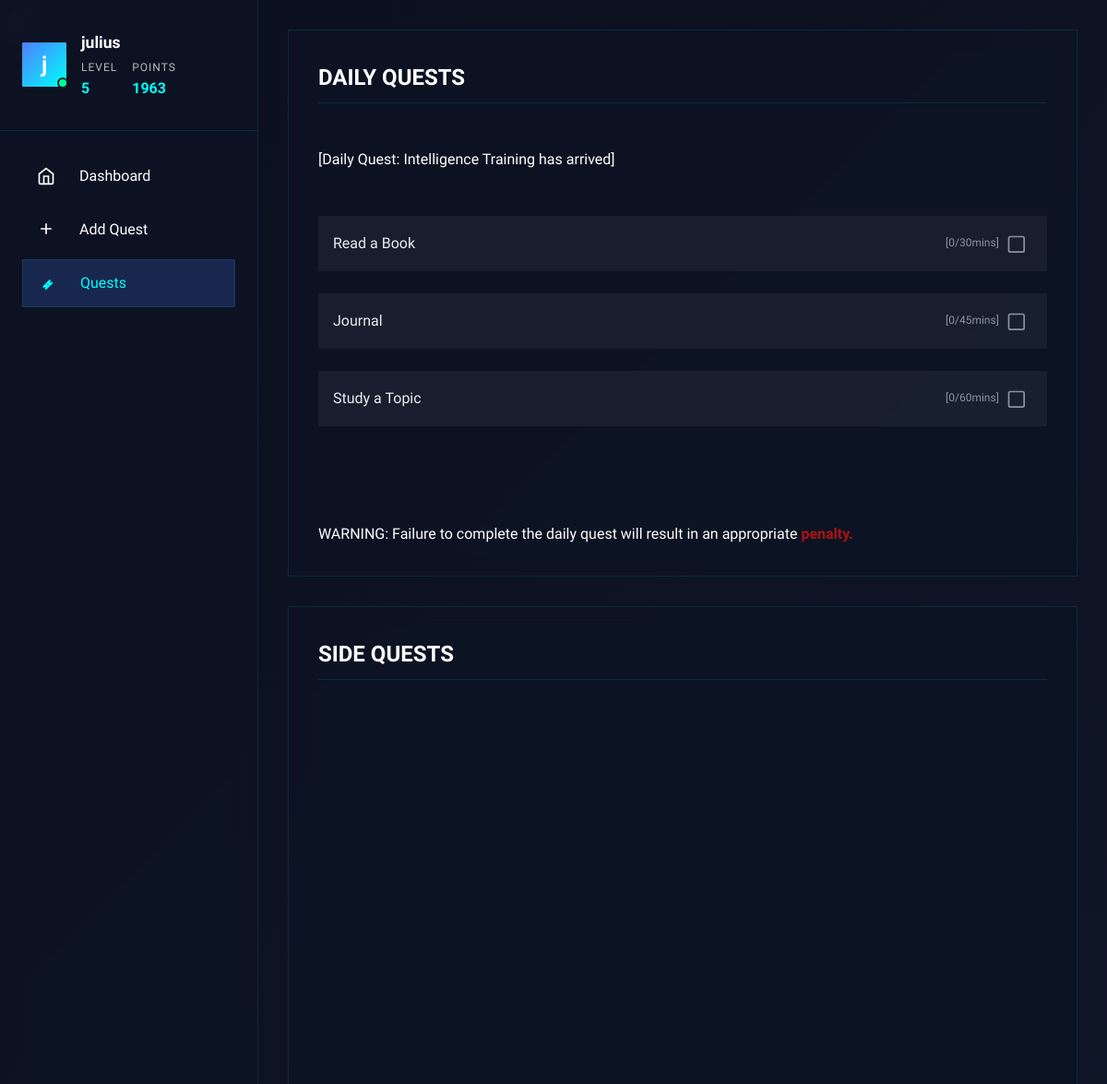
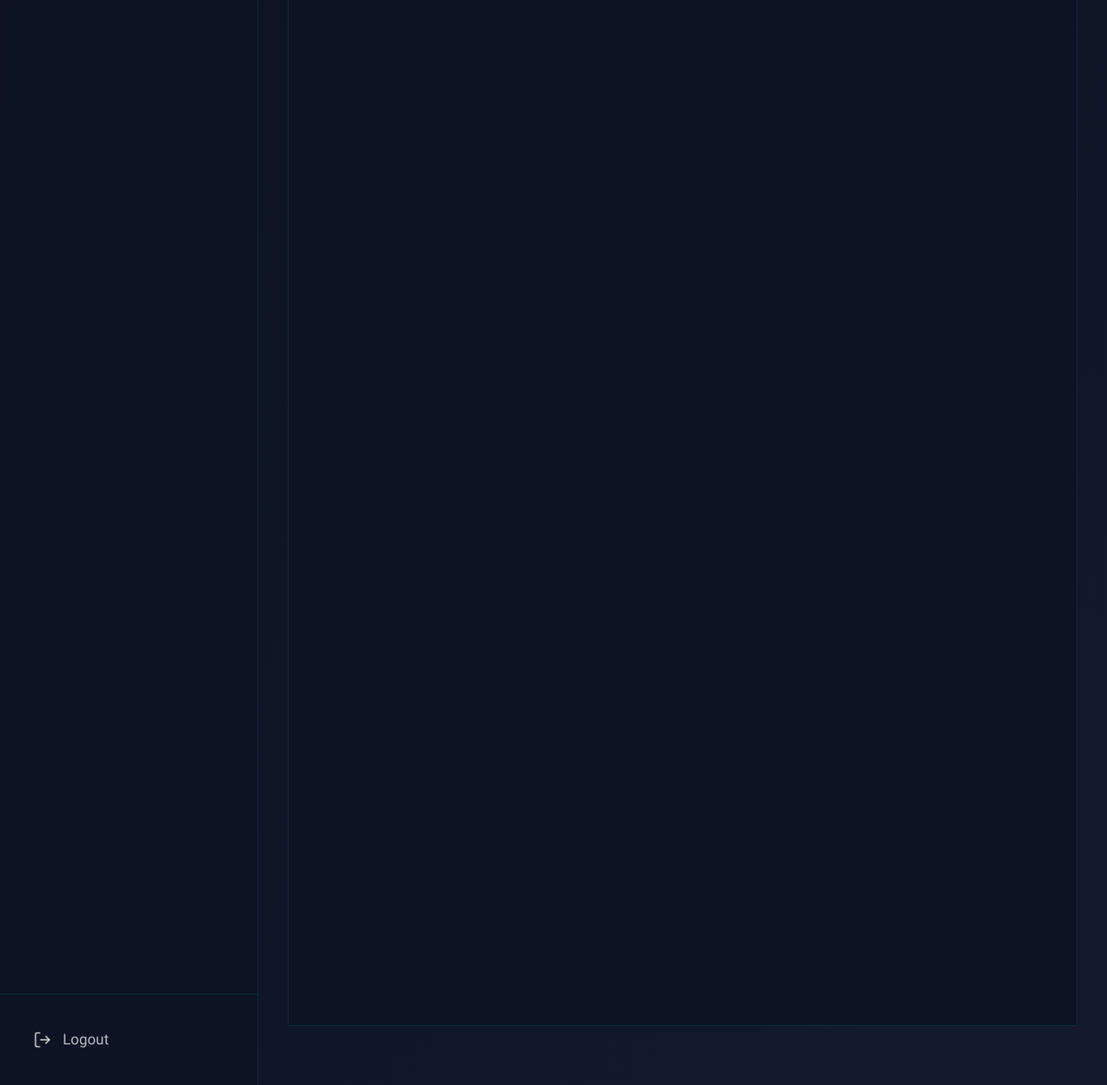
The app's page /quests (signed in) with its own data (2 pictures, top to bottom).
### app.py (models this page shows, shortened)
class User(db.Model):
    id = db.Column(db.Integer, primary_key=True)
    username = db.Column(db.String(80), unique=True, nullable=False)
    password_hash = db.Column(db.String(120), nullable=False)
    points = db.Column(db.Integer, default=0)
    level = db.Column(db.Integer, default=1)
    quests = db.relationship('Quest', backref='user', lazy=True)
    streak = db.Column(db.Integer, default=0)
    last_completed_date = db.Column(db.DateTime, nullable=True)
    points_this_week = db.Column(db.Integer, default=0)
    achievements = db.Column(db.Text, default="")
    daily_quests = db.relationship('DailyQuestAssignment', backref='user', lazy=True)
    last_daily_quest_date = db.Column(db.Date, nullable=True)
    ACHIEVEMENTS = {
            'WEEK_WARRIOR': {
                'id': 'WEEK_WARRIOR',
                'name': '100 Points This Week!',
                'condition': lambda user: user.points_this_week >= 100
            },
            'STREAK_MASTER': {
                'id': 'STREAK_MASTER',
                'name': '7-Day Streak Achieved!',
                'condition': lambda user: user.streak >= 7
            },
            'LEVEL_MASTER': {
                'id': 'LEVEL_MASTER',
                'name': 'Level Master!',
                'condition': lambda user: user.points >= 1000
            },
            'POINTS_PRODIGY': {
                'id': 'POINTS_PRODIGY',
                'name': '500 Points in Total!',
                'condition': lambda user: user.points >= 500
            },
            'WEEK_CHAMPION': {
                'id': 'WEEK_CHAMPION',
                'name': '200 Points This Week!',
                'condition': lambda user: user.points_this_week >= 200
            },
            'STREAK_LEGEND': {
                'id': 'STREAK_LEGEND',
                'name': '14-Day Streak!',
                'condition': lambda user: user.streak >= 14
            },
            'MONTHLY_GRINDER': {
                'id': 'MONTHLY_GRINDER',
                'name': '300 Points in Four Weeks!',
                'condition': lambda user: user.points_this_week >= 300  # Sum up points_this_week over four weeks
            },
            'STREAK_MARATHONER': {
                'id': 'STREAK_MARATHONER',
                'name': '30-Day Streak!',
                'condition': lambda user: user.streak >= 30
            },
            'HALFWAY_HERO': {
                'id': 'HALFWAY_HERO',
                'name': 'Reach Halfway to 1000 Points!',
                'condition': lambda user: user.points >= 500
            },
            'STREAK_STARTER': {
                'id': 'STREAK_STARTER',
                'name': 'First 3-Day Streak!',
                'condition': lambda user: user.streak >= 3
            },
            'WEEK_CONTRIBUTOR': {
                'id': 'WEEK_CONTRIBUTOR',
                'name': '50 Points This Week!',
                'condition': lambda user: user.points_this_week >= 50
            },
            'LIFELONG_LEARNER': {
                'id': 'LIFELONG_LEARNER',
                'name': '2000 Total Points!',
                'condition': lambda user: user.points >= 2000
            }
        }

class DailyQuestAssignment(db.Model):
    id = db.Column(db.Integer, primary_key=True)
    user_id = db.Column(db.Integer, db.ForeignKey('user.id'), nullable=False)
    assigned_date = db.Column(db.Date, nullable=False)
    category = db.Column(db.String(50), nullable=False)
    completed = db.Column(db.Boolean, default=False)

class Quest(db.Model):
    id = db.Column(db.Integer, primary_key=True)
    name = db.Column(db.String(200), nullable=False)
    description = db.Column(db.Text, nullable=True)
    target = db.Column(db.Integer, nullable=True)
    unit = db.Column(db.String(20), nullable=True)
    tags = db.Column(db.Text, default='[]')  # Store tags as JSON string
    duration = db.Column(db.Integer, nullable=False, default=30)  # Duration in minutes
    difficulty = db.Column(db.String(20), nullable=False, default='Medium')
    reward = db.Column(db.Integer, nullable=False)
    completed = db.Column(db.Boolean, default=False)
    completion_date = db.Column(db.DateTime, nullable=True)
    created_at = db.Column(db.DateTime, default=datetime.utcnow)
    due_date = db.Column(db.DateTime, nullable=True)
    user_id = db.Column(db.Integer, db.ForeignKey('user.id'), nullable=False)
    priority = db.Column(db.Integer, default=1)  # 1 (low) to 5 (high)
    def get_tags(self):
        try:
            return json.loads(self.tags)
        except (json.JSONDecodeError, TypeError):
            return []

### app.py (the view)
@app.route('/quests')
def quests():
    if 'user_id' not in session:
        return redirect(url_for('login'))
    user = User.query.get_or_404(session['user_id'])
    generate_daily_quests(user.id)
    today = date.today()
    daily_quests = Quest.query.filter(
        Quest.user_id == user.id,
        Quest.created_at >= today,
        Quest.tags.like('%"daily"%'),
    ).all()
    active_quests = Quest.query.filter(
        Quest.user_id == user.id,
        Quest.completed == False,
        ~Quest.tags.like('%"daily"%')
    ).all()
    daily_assignment = DailyQuestAssignment.query.filter_by(
        user_id=user.id,
        assigned_date=today
    ).first()
    daily_category = daily_assignment.category if daily_assignment else None
    return render_template('quests.html',
                         user=user,
                         daily_quests=daily_quests,
                         active_quests=active_quests,
                         daily_category=daily_category
                         )

### templates/quests.html (shortened to what this page needs)
    {% extends "base.html" %}
    {% block content %}
        <section class="quests-section">
            <h2>DAILY QUESTS</h2>
            <div class="quest-grid-active">
                {% if daily_quests %}
                    {% if daily_category %}
                        <div class="quest-space">
                            [Daily Quest: {{ daily_category.title() }} Training has arrived]
                        </div>
                    {% endif %}
                    {% if not daily_category.completed %}
                        {% for quest in daily_quests %}
                            <div class="quest-item">
                                <div class="quest-name">{{ quest.name }}</div>
                                <div class="quest-actions">
                                    {% if quest.target and quest.unit %}
                                        <span class="target-unit">
                                            {% if quest.completed %}
                                                [{{ quest.target }}/{{ quest.target }}{{ quest.unit }}]
                                            {% else %}
                                                [{{ quest.current_count|default(0) }}/{{ quest.target }}{{ quest.unit }}]
                                            {% endif %}
                                        </span>
                                    {% endif %}
                                    <form action="{{ url_for('complete_quest', quest_id=quest.id) }}" method="post" class="complete-form">
                                        <button type="submit" class="complete-button" {% if quest.completed %}disabled{% endif %}>
                                            {% if quest.completed %}
                                                <svg xmlns="http://www.w3.org/2000/svg" width="20" height="20" viewBox="0 0 24 24" fill="none" stroke="currentColor" stroke-width="2">
                                                    <rect x="3" y="3" width="18" height="18" rx="2" ry="2"/>
                                                    <path d="M20 6L9 17l-5-5"/>
                                                </svg>
                                            {% else %}
                                                <svg xmlns="http://www.w3.org/2000/svg" width="20" height="20" viewBox="0 0 24 24" fill="none" stroke="currentColor" stroke-width="2">
                                                    <rect x="3" y="3" width="20" height="20" rx="2" ry="2"/>
                                                </svg>
                                            {% endif %}
                                        </button>
                                    </form>
                                </div>
                            </div>
                        {% endfor %}
                    {% else %}
                        <p class="no-quests">Congratulations! You have completed all daily quests. <br>Click <a href="{{ url_for('dashboard') }}">here</a> to view rewards</p>
                    {% endif %}
                {% else %}
                    <p class="no-quests">No daily quests available at this time.</p>
                {% endif %}
            </div>
            {% if daily_quests %}
                <div class="daily-quest-footer">
                    <div>
                        WARNING: Failure to complete the daily quest will result in an appropriate <span class="warning-label">penalty.</span>
                    </div>
                </div>
            {% endif %}
        </section>
        <section class="quests-section">
            <h2>SIDE QUESTS</h2>
            <div class="quest-grid-active">
            </div>
        </section>
    </div>
    {% endblock %}

### templates/base.html (shortened to what this page needs)
    <!DOCTYPE html>
    <html lang="en">
    <head>
        <link rel="stylesheet" href="{{ url_for('static', filename='base.css') }}">
        <link rel="stylesheet" href="{{ url_for('static', filename='dashboard.css') }}">
        <link rel="stylesheet" href="{{ url_for('static', filename='quests.css') }}">
        <link rel="stylesheet" href="{{ url_for('static', filename='add_quests.css') }}">
    </head>
    <body>
        <div class="app-container">
            <button class="nav-toggle" id="nav-toggle" aria-label="Toggle navigation">
            </button>
            <aside class="sidebar" id="sidebar">
                <div class="sidebar-header">
                    <div class="user-profile">
                        <div class="avatar">
                            <span>{{ user.username[0] }}</span>
                            <div class="avatar-status"></div>
                        </div>
                        <div class="user-info">
                            <h3 class="username">{{ user.username }}</h3>
                            <div class="user-stats">
                                <div class="stat">
                                    <span class="label">Level</span>
                                    <span class="value">{{ user.level }}</span>
                                </div>
                                <div class="stat">
                                    <span class="label">Points</span>
                                    <span class="value">{{ user.points }}</span>
                                </div>
                            </div>
                        </div>
                    </div>
                </div>
                <nav class="sidebar-nav">
                    <ul class="nav-list">
                        <li class="nav-item">
                            <a href="{{ url_for('dashboard') }}" class="nav-link {% if request.endpoint == 'dashboard' %}active{% endif %}">
                                <svg xmlns="http://www.w3.org/2000/svg" viewBox="0 0 24 24" fill="none" stroke="currentColor" stroke-width="2">
                                    <path d="M3 9l9-7 9 7v11a2 2 0 0 1-2 2H5a2 2 0 0 1-2-2z"/>
                                    <polyline points="9 22 9 12 15 12 15 22"/>
                                </svg>
                                <span>Dashboard</span>
                            </a>
                        </li>
                        <li class="nav-item">
                            <a href="{{ url_for('add_quest') }}" class="nav-link {% if request.endpoint == 'add_quest' %}active{% endif %}">
                                <svg xmlns="http://www.w3.org/2000/svg" viewBox="0 0 24 24" fill="none" stroke="currentColor" stroke-width="2">
                                    <path d="M12 5v14M5 12h14"/>
                                </svg>
                                <span>Add Quest</span>
                            </a>
                        </li>
                        <li class="nav-item">
                            <a href="{{ url_for('quests') }}" class="nav-link {% if request.endpoint == 'quests' %}active{% endif %}">
                                <svg xmlns="http://www.w3.org/2000/svg" viewBox="0 0 24 24" fill="none" stroke="currentColor" stroke-width="2">
                                    <path d="M12 15l-2 5l9-9l-5 2l2-5l-9 9l5-2z"/>
                                </svg>
                                <span>Quests</span>
                            </a>
                        </li>
                    </ul>
                </nav>
                <div class="sidebar-footer">
                    <a href="{{ url_for('logout') }}" class="logout-link">
                        <svg xmlns="http://www.w3.org/2000/svg" viewBox="0 0 24 24" fill="none" stroke="currentColor" stroke-width="2">
                            <path d="M9 21H5a2 2 0 0 1-2-2V5a2 2 0 0 1 2-2h4"/>
                            <polyline points="16 17 21 12 16 7"/>
                            <line x1="21" y1="12" x2="9" y2="12"/>
                        </svg>
                        <span>Logout</span>
                    </a>
                </div>
            </aside>
            <main class="main-content" id="main-content">
                <div class="content-wrapper">
                    {% block content %}{% endblock %}
                </div>
    </body>
    </html>

### records on screen
User: username "j", username "julius", level "5", points "1963"
DailyQuestAssignment: title "Intelligence"
Quest: name "Read a Book", current_count "0", target "30", unit "mins"
Quest: name "Journal", current_count "0", target "45", unit "mins"
Quest: name "Study a Topic", current_count "0", target "60", unit "mins"
